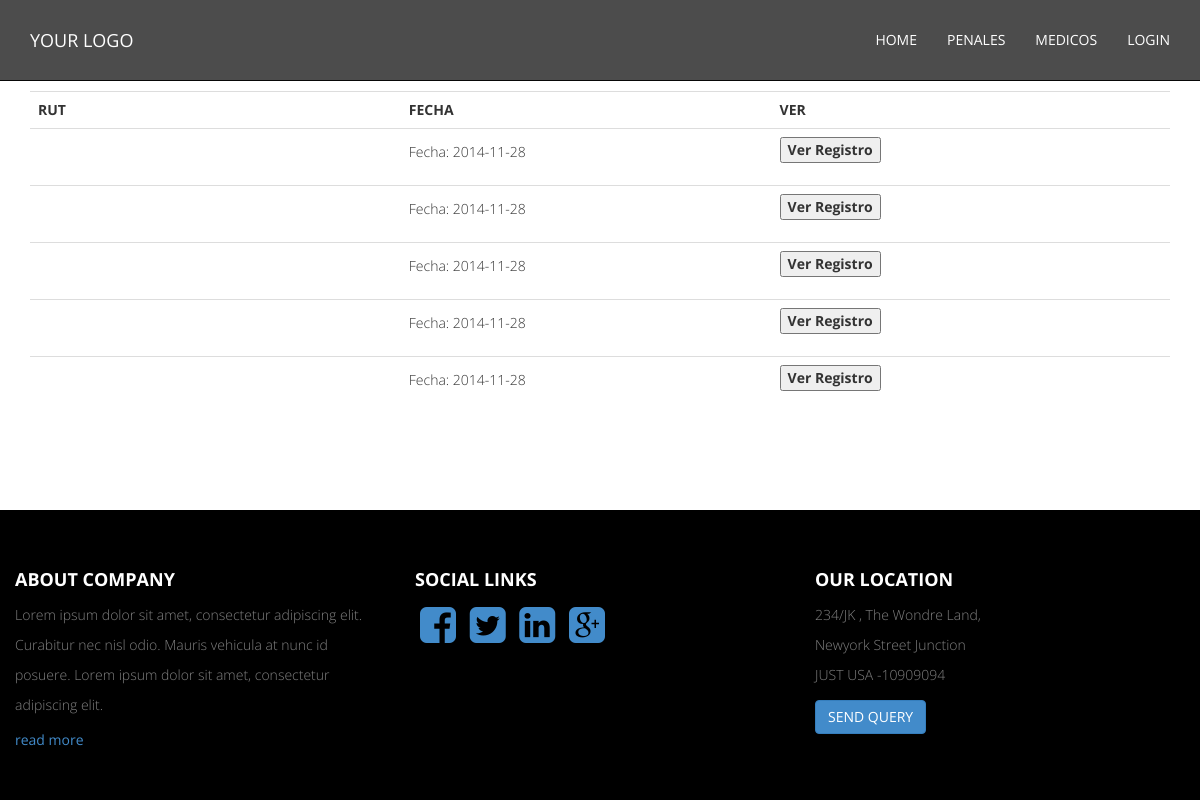
Page /registrosMedicos.php on the committed database.
### tables this page shows
CREATE TABLE IF NOT EXISTS `registrosmed` (
`id_med` int(11) NOT NULL,
  `num_carnnet` varchar(9) NOT NULL,
  `afil_cual` varchar(20) DEFAULT NULL,
  `tel_con` int(10) DEFAULT NULL,
  `temperatura` float DEFAULT NULL,
  `presion_art` int(3) DEFAULT NULL,
  `cual_suero` varchar(50) DEFAULT NULL,
  `cual_alimento` varchar(50) DEFAULT NULL,
  `otros` varchar(50) DEFAULT NULL,
  `rec_alerg` varchar(50) DEFAULT NULL,
  `fecha` date NOT NULL
);

### registrosMedicos.php (the view, shortened to what this page needs)
<!DOCTYPE html>
<html xmlns="http://www.w3.org/1999/xhtml">
<head>
    <link href="assets/css/bootstrap.css" rel="stylesheet" />
    <link href="assets/css/font-awesome.min.css" rel="stylesheet" />
    <link href="assets/css/style.css" rel="stylesheet" />
</head>
<body >
    <div class="navbar navbar-inverse navbar-fixed-top" >
        <div class="container">
            <div class="navbar-header">
                <a class="navbar-brand" href="#">YOUR LOGO</a>
            </div>
              <div class="navbar-collapse collapse">
                   <ul class="nav navbar-nav navbar-right">
                    <li><a href="index.php">HOME</a></li>
                     <li><a href="penales.php">PENALES</a></li>
                    <li><a href="medicos.php">MEDICOS</a></li>
                     <li><a href="login.php">LOGIN</a></li>
                </ul>
            </div>
        </div>
    </div>
        <section id="intro">
            <div class="container">
           <div class="row text-center" >
            <div class="col-md-12">
                 <div class="row text-center pad-row  ">
<div class="col-md-12 col-sm-12 ">
    					<?php
						if ($_POST){
							@$rut = $_POST['rut'];
						}else{
							@$rut = $_GET['rut'];}
						include("conection.php");
						$sql = "SELECT * FROM registrosmed where num_carnnet = '$rut' ";
						$resultado = mysqli_query($con,$sql)
						  or die('Error: ' . mysqli_error($con));
						 ?>
	<table class="table"  border="0">
  	<tr>
    <th class="clase" width="109" scope="col">RUT</th>
    <th class="clase" width="109" scope="col">FECHA</th>
    <th class="clase" width="109" scope="col">VER</th>
  	</tr>
  	<tr>
					<?php
					if(mysqli_num_rows($resultado) == 0){
						echo "<th class='clase' scope='col'>No existen Registros</th>";
					}
					else{
                        while($row = mysqli_fetch_array($resultado)){
                        echo "<th class='clase' scope='col'>$row[1]</th>
                    <th class='clase' scope='col'>
                        <p>Fecha: $row[10] </p>
                    </th>
                    <th class='clase' scope='col'><form name='form3' method='post' action='verRegistroMedico.php'>
                      <input type='hidden' name='id' value='$row[0]'>
                      <input type='submit' name='Submit3' value='Ver Registro'>
                            </form>
                        </th>
                    </tr>";
						}
						echo"<div class='col-md-12 col-sm-12 '>"
                   ;include("grafica.php"); echo "
                    </div>";
                    }
                    ?>
	</table>
                    </div>
               </div>
        </div>
        </div></div></section>
    <section id="footer-sec" >
            <div class="container-fluid">
           <div class="row  pad-bottom" >
            <div class="col-md-4 col-sm-4">
                <h4> <strong>ABOUT COMPANY</strong> </h4>
                            <p>
                                Lorem ipsum dolor sit amet, consectetur adipiscing elit.
                         Curabitur nec nisl odio. Mauris vehicula at nunc id posuere.
                                Lorem ipsum dolor sit amet, consectetur adipiscing elit.
                            </p>
                <a href="#" >read more</a>
                </div>
               <div class="col-md-4 col-sm-4">
                    <h4> <strong>SOCIAL LINKS</strong> </h4>
                   <p>
                     <a href="#"><i class="fa fa-facebook-square fa-3x"  ></i></a>
                        <a href="#"><i class="fa fa-twitter-square fa-3x"  ></i></a>
                        <a href="#"><i class="fa fa-linkedin-square fa-3x"  ></i></a>
                       <a href="#"><i class="fa fa-google-plus-square fa-3x"  ></i></a>
                   </p>
                </div>
               <div class="col-md-4 col-sm-4">
                   <h4> <strong>OUR LOCATION</strong> </h4>
                            <p>
                               234/JK , The Wondre Land, <br />
                               Newyork Street Junction  <br />
                               JUST USA -10909094
                            </p>
                    <a href="#" class="btn btn-primary" >SEND QUERY</a>
                </div>
               </div>
            </div>
    </section>
</body>
</html>

### assets/css/style.css (style rules this page uses)
body { font-family: 'Open Sans', sans-serif; }
.text-center { text-align:center; }
i.fa { padding:5px; }
section { padding-top:50px; }
p { font-weight:300; line-height:30px; }
.pad-row { padding-top:40px; padding-bottom:40px; }
.pad-bottom { padding-bottom:50px; }
.navbar-inverse .navbar-nav > li > a { color: #FFF; }
.navbar-inverse .navbar-brand { color: #FFF; }
.navbar { padding:15px; -webkit-transition: background .8s ease-out,padding .8s ease-out; -moz-transition: background .8s ease-out,padding .8s ease-out; transition: background .8s ease-out,padding .8s ease-out; }
#footer-sec { background-color:rgba(0,0,0,1); color:#808080; position: fixed; bottom:0; width:100%; background-color:rgba(0,0,0,1); }
#footer-sec h4 { text-transform:uppercase; color:#fff; }

### rows in the picture
registrosmed: fecha "2014-11-28"
registrosmed: fecha "2014-11-28"
registrosmed: fecha "2014-11-28"
registrosmed: fecha "2014-11-28"
registrosmed: fecha "2014-11-28"
